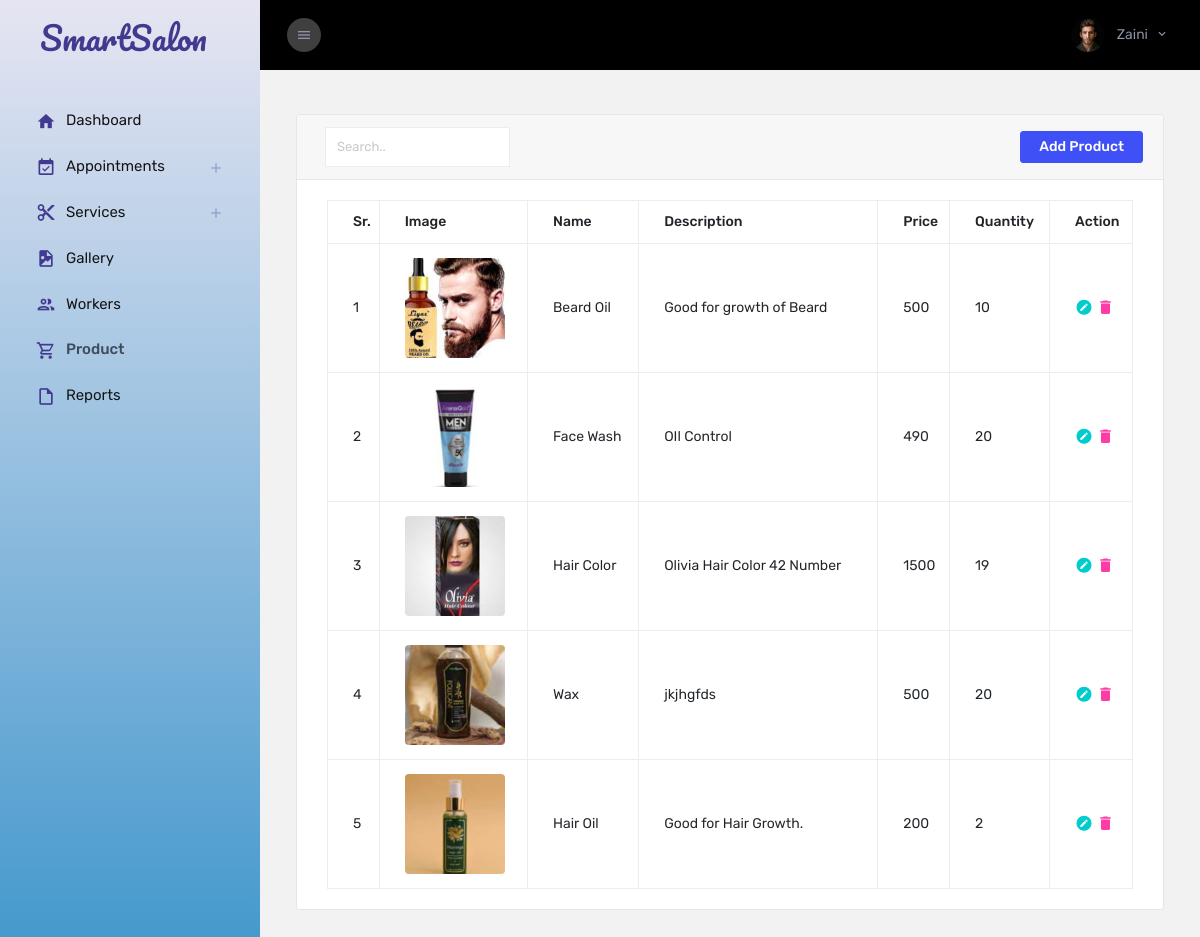
The app's page /public/product (signed in), older data.
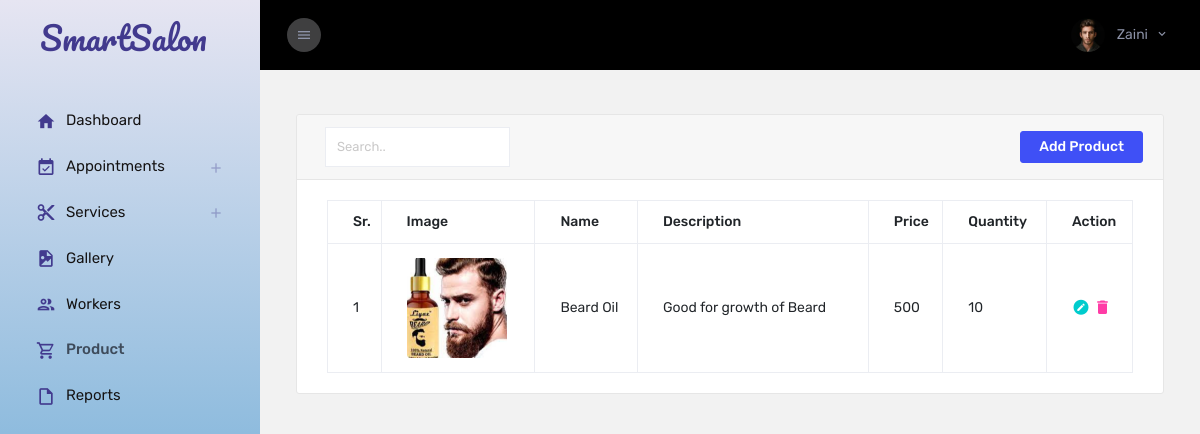
The same page, newer data.
### tables this page shows
CREATE TABLE `products` (
  `id` int(11) NOT NULL,
  `name` varchar(255) NOT NULL,
  `p_desc` varchar(255) NOT NULL,
  `price` double NOT NULL,
  `quantity` int(11) NOT NULL,
  `image` varchar(255) NOT NULL,
  `salon_id` int(11) NOT NULL
);

### private/controllers/Product.php (called while the page is built, shortened)
<?php
class Product extends Controller{
    private $product;
    private $salon_id;
    function __construct(){
        if(isset($_SESSION['SALON_ID'])){
            $this->salon_id = $_SESSION['SALON_ID'];
        }
        $this->product  = $this->load_model("Product");
    }
    function index(){
        $products = $this->_get($this->product, 'salon_id', $this->salon_id);
        $this->view('barber/products', ["products"=>$products]);
    }
}
?>

### private/core/app.php (called while the page is built, shortened)
<?php
class App {
    protected $method = "index";
    function __construct() {
        $URL = $this->getUrl();
        if(file_exists("../private/controllers/".$URL[0].".php")){
            unset($URL[0]);
        }
        $this->controller = new $this->controller();
        $URL= array_values($URL);
        $this->params = $URL;
        call_user_func_array([$this->controller, $this->method], $this->params);
    }
    private function getUrl(){
        $url = isset($_GET['url']) ? $_GET['url'] : "Home";
        return explode("/", filter_var(trim($url, "/")), FILTER_SANITIZE_URL);
    }
}
?>

### public/index.php (called while the page is built, shortened)
<?php
    $app = new App();
?>

### private/core/database.php (called while the page is built, shortened)
<?php
class Database{
    private function connect(){
        $string  = DBDRIVER.":host=".DBHOST.";dbname=".DBNAME;
        $con = new PDO($string, DBUSER, DBPASS);
        return $con;
    }
    public function query($query, $data = array(), $response = "array"){
        $con = $this->connect();
        $stm = $con->prepare($query);
        if($stm){
            $check = $stm->execute($data);
            if($check){
                if($response == "array"){
                    $data = $stm->fetchAll(PDO::FETCH_ASSOC);
                }
                else{
                    $data = $stm->fetchAll(PDO::FETCH_OBJ);
                }
                if(count($data) > 0){
                    return $data;
                }
                else{
                    return true;
                }
            }
        }
        return false;
    }
}
?>

### private/core/model.php (called while the page is built, shortened)
<?php
class Model extends Database{
    protected $table;
    function where($column, $value){
        $column = addslashes($column);
        $query = "SELECT * FROM  $this->table WHERE $column = :value";
        return $this->query($query, ["value"=>$value]);
    }
}
?>

### private/views/barber/products.view.php (the view, shortened to what this page needs)
<?php $this->view('barber/includes/header', ["title" => "Products"]) ?>
<div class="container-scroller" style="min-height:100vh;">
    <?php $this->view('barber/includes/sidebar') ?>
    <div class="container-fluid page-body-wrapper">
        <?php $this->view('barber/includes/navbar') ?>
        <div class="main-panel">
            <div class="content-wrapper pb-0">
                <div class="row">
                    <div class="col-md-12 col-sm-12 col-lg-12 grid-margin stretch-card mx-auto">
                        <div class="card">
                            <div class="card-header justify-content-between d-flex align-items-center">
                                <div class="d-flex align-items-center flex-row-reverse">
                                    <form method="post" class="mx-2">
                                        <input type="text" name="search" id="search" class="form-control form-control-sm w-100" placeholder="Search.." required />
                                    </form>
                                </div>
                                <button type="button" class="btn btn-primary" data-toggle="modal" data-target="#add_product_modal">Add Product</button>
                            </div>
                            <div class="card-body">
                                <div class="table-responsive">
                                    <?php if (is_array($products) && count($products) > 0) { ?>
                                        <table class="table table-hover table-bordered table-responsive ">
                                            <thead>
                                                <tr>
                                                    <th>Sr.</th>
                                                    <th>Image</th>
                                                    <th>Name</th>
                                                    <th>Description</th>
                                                    <th>Price</th>
                                                    <th>Quantity</th>
                                                    <th>Action</th>
                                                </tr>
                                            </thead>
                                            <tbody id="product_table">
                                                <?php $count = 0; ?>
                                                <?php foreach (@$products as $product) : ?>
                                                    <?php $count = $count + 1;?>
                                                    <tr>
                                                        <td><?php echo $count; ?></td>
                                                        <?php if($product['image'] == "" || $product['image'] == null){
                                                            $image = DASHBOARD_ROOT."/images/faces/default.png";
                                                        }
                                                        else{
                                                            $image = URL."/".$product['image'];
                                                        } ?>
                                                        <td><img class="product_image" src="<?= $image; ?>"></td>
                                                        <td><?php echo $product['name']; ?></td>
                                                        <td><?php echo $product['p_desc']; ?></td>
                                                        <td><?php echo $product['price']; ?></td>
                                                        <td><?php echo $product['quantity']; ?></td>
                                                        <td>
                                                            <span class="update_product" data-toggle="modal" data-target="#update_product_modal" data-id="<?php echo $product['id']; ?>"><i class="mdi mdi-pencil-circle text-success" style="font-size:18px; cursor:pointer"></i></span>
                                                            <span class="delete_product" data-id="<?php echo $product['id']; ?>"><i class="mdi mdi-delete text-danger" style="font-size:18px; padding-top:2px; cursor:pointer"></i></span>
                                                        </td>
                                                    </tr>
                                                <?php endforeach; ?>
                                            </tbody>
                                        </table>
                                    <?php
                                    } else {
                                        echo "No product added yet!";
                                    }
                                    ?>
                                </div>
                            </div>
                        </div>
                    </div>
                </div>
            </div>
        </div>
    </div>
</div>
<?php $this->view('barber/includes/footer') ?>

### private/core/controller.php (shortened to what this page needs)
<?php
class Controller{
    public function view($view, $data = array()){
        extract($data);
        if(file_exists("../private/views/".$view.".view.php")){
            require "../private/views/".$view.".view.php";
        }
        else{
            require "../private/views/404.view.php";
        }
    }
    public function _get($object, $column, $value){
        return $object->where($column, $value);
    }
}
?>

### private/views/barber/includes/header.view.php (shortened to what this page needs)
<!DOCTYPE html>
<html lang="en">
  <head>
    <link rel="stylesheet" href="https://cdn.jsdelivr.net/npm/bootstrap@4.0.0/dist/css/bootstrap.min.css" >
    <link rel="stylesheet" href="<?=DASHBOARD_ROOT?>/vendors/mdi/css/materialdesignicons.min.css" />
    <link href="https://maxcdn.bootstrapcdn.com/font-awesome/4.7.0/css/font-awesome.min.css" rel="stylesheet" />
    <link rel="stylesheet" href="<?=DASHBOARD_ROOT?>/vendors/css/vendor.bundle.base.css" />
    <link rel="stylesheet" href="<?=DASHBOARD_ROOT?>/vendors/cropper/dist/cropper.css">
    <link rel="stylesheet" href="<?=DASHBOARD_ROOT?>/css/style.css" />
  </head>
  <body>

### private/views/barber/includes/sidebar.view.php (shortened to what this page needs)
<nav class="sidebar sidebar-offcanvas" id="sidebar">
  <div class="text-center sidebar-brand-wrapper d-flex align-items-center">
    <h2 class="sidebar-brand brand-logo" style="font-family: 'Pacifico', cursive !important; color:#423A8E !important">SmartSalon</h2>
  </div>
  <ul class="nav mt-5">
    <li class="nav-item">
      <a class="nav-link" href="<?= URL ?>/dashboard">
        <i class="mdi mdi-home menu-icon"></i>
        <span class="menu-title">Dashboard</span>
      </a>
    </li>
    <li class="nav-item">
      <a class="nav-link" data-toggle="collapse" href="#appointments" aria-expanded="false" aria-controls="ui-basic">
        <i class="mdi mdi-calendar-check menu-icon"></i>
        <span class="menu-title">Appointments</span>
        <i class="menu-arrow"></i>
      </a>
    </li>
    <li class="nav-item">
      <a class="nav-link" data-toggle="collapse" href="#services" aria-expanded="false" aria-controls="ui-basic">
        <i class="mdi mdi-content-cut menu-icon"></i>
        <span class="menu-title">Services</span>
        <i class="menu-arrow"></i>
      </a>
    </li>
    <li class="nav-item">
      <a class="nav-link" href="<?= URL ?>/gallery" >
        <i class="mdi mdi mdi-file-image menu-icon"></i>
        <span class="menu-title">Gallery</span>
      </a>
    </li>
    <li class="nav-item">
      <a class="nav-link"  href="<?= URL ?>/worker">
        <i class="mdi mdi-account-multiple-outline menu-icon"></i>
        <span class="menu-title">Workers</span>
      </a>
    </li>
       <li class="nav-item">
      <a class="nav-link"  href="<?= URL ?>/product">
        <i class="mdi mdi-cart-outline menu-icon"></i>
        <span class="menu-title">Product</span>
      </a>
    </li>
     <li class="nav-item">
      <a class="nav-link"  href="<?= URL ?>/report">
        <i class="mdi mdi-file-outline menu-icon"></i>
        <span class="menu-title">Reports</span>
      </a>
    </li>
  </ul>
</nav>

### private/views/barber/includes/navbar.view.php (shortened to what this page needs)
<nav class="navbar col-lg-12 col-12 p-lg-0 fixed-top d-flex flex-row">
  <div class="navbar-menu-wrapper d-flex align-items-stretch justify-content-between">
    <button class="navbar-toggler navbar-toggler align-self-center mr-2" type="button" data-toggle="minimize">
      <i class="mdi mdi-menu"></i>
    </button>
    <ul class="navbar-nav navbar-nav-right ml-lg-auto">
      <li class="nav-item  nav-profile dropdown border-0">
        <a class="nav-link dropdown-toggle" id="profileDropdown" href="#" data-toggle="dropdown">
          <?php $image  =  isset($_SESSION['IMAGE']) ? URL.'/'.$_SESSION['IMAGE'] : DASHBOARD_ROOT.'/images/faces/default.png'; ?>
          <img class="nav-profile-img mr-2" alt="" src="<?php echo $image ?>">
          <span class="profile-name"><?php echo isset($_SESSION['USER']) ? $_SESSION['USER'] : ''; ?></span>
        </a>
      </li>
    </ul>
  </div>
</nav>

### private/views/barber/includes/footer.view.php (shortened to what this page needs)
  </body>
</html>

Row changes from the older to the newer data that the page shows:
no longer on this page (row edited): products: image (picture), name "Face Wash", p_desc "OIl Control", price "490", quantity "20"
no longer on this page (row edited): products: image (picture), name "Hair Color", p_desc "Olivia Hair Color 42 Number", price "1500", quantity "19"
removed products: image (picture), name "Wax", p_desc "jkjhgfds", price "500", quantity "20"
removed products: image (picture), name "Hair Oil", p_desc "Good for Hair Growth.", price "200", quantity "2"
